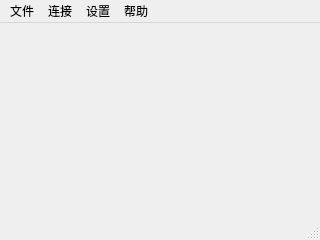
<?xml version="1.0" encoding="UTF-8"?>
<ui version="4.0">
 <class>MainWindow</class>
 <widget class="QMainWindow" name="MainWindow">
  <property name="geometry">
   <rect>
    <x>0</x>
    <y>0</y>
    <width>320</width>
    <height>240</height>
   </rect>
  </property>
  <property name="contextMenuPolicy">
   <enum>Qt::ContextMenuPolicy::DefaultContextMenu</enum>
  </property>
  <property name="windowTitle">
   <string>TH2837</string>
  </property>
  <widget class="QWidget" name="centralwidget"/>
  <widget class="QMenuBar" name="menubar">
   <property name="geometry">
    <rect>
     <x>0</x>
     <y>0</y>
     <width>320</width>
     <height>21</height>
    </rect>
   </property>
   <widget class="QMenu" name="menu_1">
    <property name="title">
     <string>连接</string>
    </property>
    <addaction name="actioncom"/>
    <addaction name="actiondisconn"/>
   </widget>
   <widget class="QMenu" name="menu_0">
    <property name="title">
     <string>文件</string>
    </property>
    <addaction name="actionquit"/>
   </widget>
   <widget class="QMenu" name="menu_3">
    <property name="title">
     <string>帮助</string>
    </property>
    <addaction name="actionabout"/>
   </widget>
   <widget class="QMenu" name="menu_2">
    <property name="title">
     <string>设置</string>
    </property>
    <addaction name="actionsets_reconn"/>
   </widget>
   <addaction name="menu_0"/>
   <addaction name="menu_1"/>
   <addaction name="menu_2"/>
   <addaction name="menu_3"/>
  </widget>
  <widget class="QStatusBar" name="statusBar"/>
  <action name="actiondisconn">
   <property name="text">
    <string>断开连接</string>
   </property>
   <property name="statusTip">
    <string>断开串口以解除占用</string>
   </property>
  </action>
  <action name="actionquit">
   <property name="checkable">
    <bool>false</bool>
   </property>
   <property name="checked">
    <bool>false</bool>
   </property>
   <property name="text">
    <string>退出</string>
   </property>
   <property name="statusTip">
    <string>退出程序</string>
   </property>
   <property name="whatsThis">
    <string>退出程序</string>
   </property>
   <property name="visible">
    <bool>true</bool>
   </property>
   <property name="menuRole">
    <enum>QAction::MenuRole::QuitRole</enum>
   </property>
   <property name="iconVisibleInMenu">
    <bool>true</bool>
   </property>
  </action>
  <action name="actioncom">
   <property name="text">
    <string>打开串口...</string>
   </property>
   <property name="statusTip">
    <string>设置并打开串口</string>
   </property>
   <property name="menuRole">
    <enum>QAction::MenuRole::TextHeuristicRole</enum>
   </property>
  </action>
  <action name="actionsets_reconn">
   <property name="checkable">
    <bool>true</bool>
   </property>
   <property name="text">
    <string>启动时恢复上一次连接</string>
   </property>
   <property name="statusTip">
    <string/>
   </property>
  </action>
  <action name="actionabout">
   <property name="text">
    <string>关于</string>
   </property>
  </action>
 </widget>
 <resources/>
 <connections>
  <connection>
   <sender>actionquit</sender>
   <signal>triggered()</signal>
   <receiver>MainWindow</receiver>
   <slot>close()</slot>
   <hints>
    <hint type="sourcelabel">
     <x>-1</x>
     <y>-1</y>
    </hint>
    <hint type="destinationlabel">
     <x>159</x>
     <y>119</y>
    </hint>
   </hints>
  </connection>
 </connections>
 <designerdata>
  <property name="gridDeltaX">
   <number>10</number>
  </property>
  <property name="gridDeltaY">
   <number>10</number>
  </property>
  <property name="gridSnapX">
   <bool>true</bool>
  </property>
  <property name="gridSnapY">
   <bool>true</bool>
  </property>
  <property name="gridVisible">
   <bool>true</bool>
  </property>
 </designerdata>
</ui>
